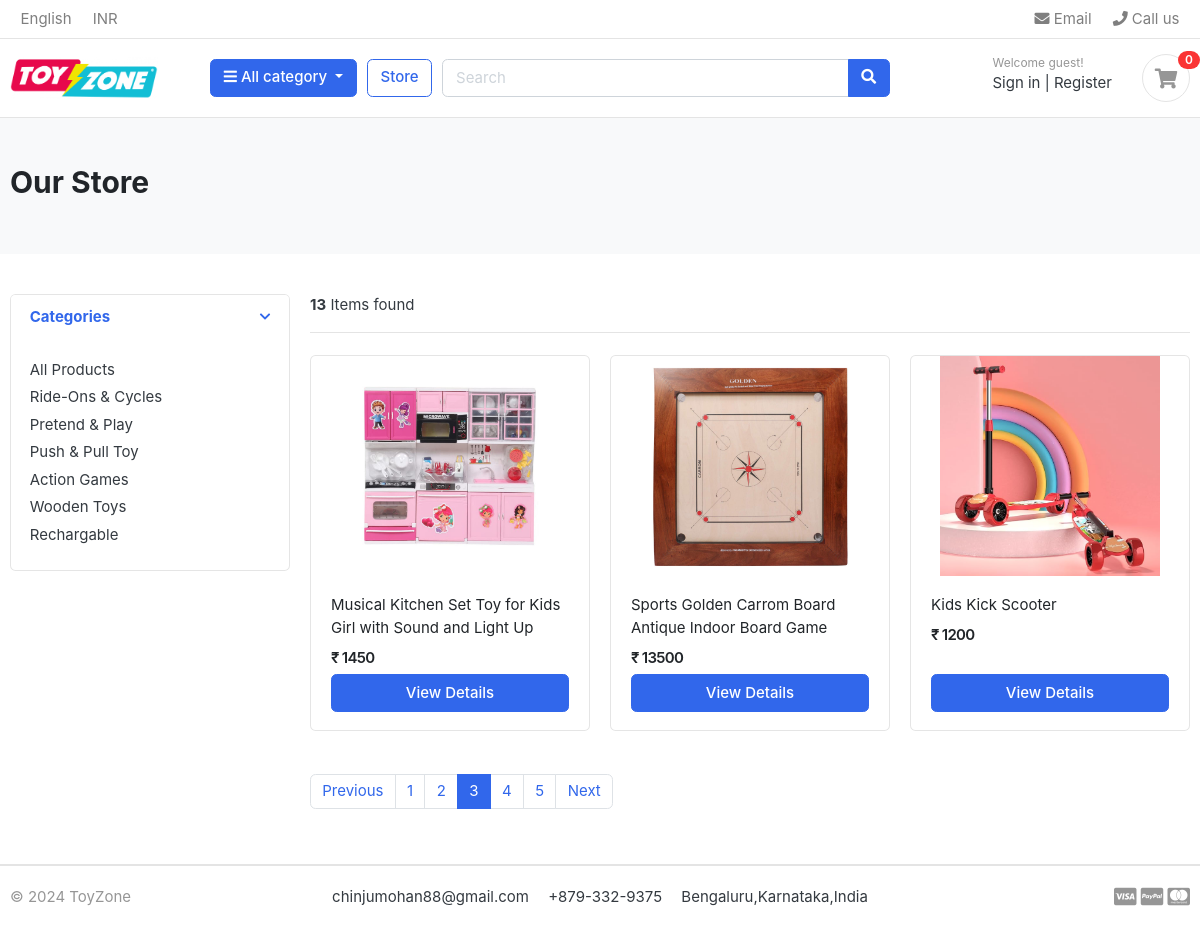
The page /store/?page=3 on the database its author committed.
### core/models.py (models this page shows, shortened)
class Category(models.Model):
    category_name = models.CharField(max_length=50, unique=True)
    slug = models.SlugField(max_length=100, unique=True)
    description = models.TextField(max_length=255, blank=True)
    cart_image = models.ImageField(upload_to='photos/categories', blank=True, validators=[validate_image_file_extension])
    class Meta:
        verbose_name = 'category'
        verbose_name_plural = 'categories'
    def get_url(self):
            return reverse('products_by_category',args=[self.slug])

### store/models.py (models this page shows, shortened)
class Product(models.Model):
    product_name    = models.CharField(max_length=200, unique=True)
    slug            = models.SlugField(max_length=200, unique=True)
    description     = models.TextField(max_length=500, blank=True)
    price           = models.IntegerField()
    images          = models.ImageField(upload_to='photos/products')
    stock           = models.IntegerField()
    is_available    = models.BooleanField(default=True)
    category        = models.ForeignKey(Category, on_delete=models.CASCADE)
    created_date    = models.DateTimeField(auto_now_add=True)
    modified_date   = models.DateTimeField(auto_now=True)
    def get_url(self):
        return reverse('product_detail', args=[self.category.slug, self.slug])

### store/views.py (the view)
# urls.py: path('store/',include('store.urls')),
def store(request, category_slug=None):
    categories = None
    products = None
    if category_slug != None:
        categories = get_object_or_404(Category, slug=category_slug)
        products = Product.objects.filter(category=categories, is_available=True)
        paginator = Paginator(products, 1)
        page = request.GET.get('page')
        paged_products = paginator.get_page(page)
        product_count = products.count()
    else:
        products = Product.objects.all().filter(is_available=True).order_by('id')
        paginator = Paginator(products, 3)
        page = request.GET.get('page')
        paged_products = paginator.get_page(page)
        product_count = products.count()
    context = {
        'products': paged_products,
        'product_count': product_count,
    }
    return render(request, 'store/store.html', context)

### carts/context_processors.py (called while the page is built)
def counter(request):
    cart_count = 0
    if 'admin' in request.path:
        return {}
    else:
        try:
            cart = Cart.objects.filter(cart_id=_cart_id(request))
            if request.user.is_authenticated:
                cart_items = CartItem.objects.all().filter(user=request.user)
            else:
                cart_items = CartItem.objects.all().filter(cart=cart[:1])
            for cart_item in cart_items:
                cart_count += cart_item.quantity
        except Cart.DoesNotExist:
            cart_count = 0
    return dict(cart_count=cart_count)

### carts/views.py (called while the page is built)
def _cart_id(request):
    cart = request.session.session_key
    if not cart:
        cart = request.session.create()
    return cart

### core/context_processors.py (called while the page is built)
def menu_links(request):
    links=Category.objects.all()
    return dict(links=links)

### store/templates/store/store.html (shortened to what this page needs)
{% extends 'base.html' %}
{% load static %}
{% block content %}
    <section class="section-pagetop bg">
        <div class="container">
            {% if 'search' in request.path %}
                <h2 class="title-page">Search Result</h2>
                {% else %}
                    <h2 class="title-page">Our Store</h2>
            {% endif %}
        </div>
    </section>
    <section class="section-content padding-y">
        <div class="container">
            <div class="row">
                <aside class="col-md-3">
                    <div class="card">
                        <article class="filter-group">
                            <header class="card-header">
                                <a href="#" data-toggle="collapse" data-target="#collapse_1" aria-expanded="true"
                                   class="">
                                    <i class="icon-control fa fa-chevron-down"></i>
                                    <h6 class="title">Categories</h6>
                                </a>
                            </header>
                            <div class="filter-content collapse show" id="collapse_1">
                                <div class="card-body">
                                    <ul class="list-menu">
                                        <li><a href="{% url 'store' %}">All Products </a></li>
                                        {% for category in links %}
                                            <li><a href="{{category.get_url}}">{{category.category_name}} </a></li>
                                        {% endfor %}
                                    </ul>
                                </div>
                            </div>
                        </article>
                    </div>
                </aside>
                <main class="col-md-9">
                    <header class="border-bottom mb-4 pb-3">
                        <div class="form-inline">
                            <span class="mr-md-auto"><b>{{product_count}}</b> Items found </span>
                        </div>
                    </header>
                    <div class="row">
                        {% if products %}
                        {% for product in products %}
                        <div class="col-md-4">
                            <figure class="card card-product-grid">
                                <div class="img-wrap">
                                    <a href="{{product.get_url}}"><img src="{{product.images.url}}"></a>
                                </div>
                                <figcaption class="info-wrap">
                                    <div class="fix-height">
                                        <a href="{{product.get_url}}" class="title">{{product.product_name}}</a>
                                        <div class="price-wrap mt-2">
                                            <span class="price">₹ {{product.price}}</span>
                                        </div>
                                    </div>
                                    <a href="{{ product.get_url }}" class="btn btn-block btn-primary">View Details </a>
                                </figcaption>
                            </figure>
                        </div>
                        {% endfor %}
                        {% else %}
                        <div>
                            <h2>Sorry! No Result Found. Please Try again!</h2>
                        </div>
                        {% endif %}
                    </div>
                    <nav class="mt-4" aria-label="Page navigation sample">
                        {% if products.has_other_pages %}
                            <ul class="pagination">
                                {% if products.has_previous %}
                                    <li class="page-item"><a class="page-link" href="?page={{products.previous_page_number}}">Previous</a></li>
                                    {% else %}
                                    <li class="page-item disabled"><a class="page-link" href="#">Previous</a></li>
                                {% endif %}
                                {% for i in products.paginator.page_range %}
                                    {% if products.number == i %}
                                        <li class="page-item active"><a class="page-link" href="#">{{i}}</a></li>
                                        {% else %}
                                        <li class="page-item"><a class="page-link" href="?page={{i}}">{{i}}</a></li>
                                    {% endif%}
                                {% endfor %}
                                {% if products.has_next %}
                                    <li class="page-item"><a class="page-link" href="?page={{products.next_page_number}}">Next</a></li>
                                    {% else %}
                                    <li class="page-item disabled"><a class="page-link" href="#">Next</a></li>
                                {% endif %}
                            </ul>
                        {% endif %}
                    </nav>
                </main>
            </div>
        </div>
    </section>
{% endblock %}

### core/static/css/ui.css (style rules this page uses)
html { font-family: "Inter", sans-serif; font-size: 15px; }
.img-wrap { text-align: center; display: block; }
.img-wrap img { max-width: 100%; }
.price-wrap { letter-spacing: -0.7px; }
.padding-y { padding-top: 40px; padding-bottom: 40px; }
figure { margin-bottom: 0; }
article:after, .form-group:after { display: block; clear: both; content: ""; }
.bg { background-color: #f8f9fa; }
.title-page { color: #212529; }
[class*=list-] li:after { visibility: hidden; display: block; content: ""; overflow: hidden; height: 0; clear: both; }
.list-menu { list-style: none; margin: 0; padding-left: 0; }
.list-menu li { margin-bottom: 5px; }
.list-menu a { color: #343a40; }
[class*=card-product] a.title { color: #212529; display: block; }
[class*=card-product] .img-wrap { overflow: hidden; position: relative; }
[class*=card-product] .img-wrap img { height: 100%; max-width: 100%; width: auto; display: inline-block; -o-object-fit: cover; object-fit: cover; }
.card-product-grid { margin-bottom: 20px; }
.card-product-grid .img-wrap { border-radius: 0.2rem 0.2rem 0 0; height: 220px; }
.card-product-grid .info-wrap { overflow: hidden; padding: 18px 20px; }
.card-product-grid .fix-height { height: 80px; overflow: hidden; }
.card .img-wrap { overflow: hidden; }
.price { font-weight: 600; color: #212529; }
.icon-control { margin-top: 5px; float: right; font-size: 80%; }
.card-header .title { margin-bottom: 0; line-height: 1.5; }
.filter-group { border-bottom: 1px solid #e4e4e4; }
.filter-group .card-header { border-bottom: 0; }
.filter-group:last-child { border-bottom: 0; }
.section-pagetop { padding: 45px 0; }

### rows shown on the page
Category: category_name "Ride-Ons & Cycles"
Category: category_name "Pretend & Play"
Category: category_name "Push & Pull Toy"
Category: category_name "Action Games"
Category: category_name "Wooden Toys"
Category: category_name "Rechargable"
Product: images (picture), product_name "Musical Kitchen Set Toy for Kids Girl with Sound and Light Up", price "1450"
Product: images (picture), product_name "Sports Golden Carrom Board Antique Indoor Board Game", price "13500"
Product: images (picture), product_name "Kids Kick Scooter", price "1200"

### other values the page prints
{{ cart_count }} "0"
{{ product_count }} "13"
{{ i }} "1" "2" "4" "5"
{{ i }} "3"
